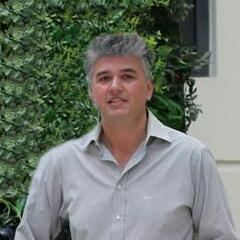
#> input picture omar.jfif, 240 x 240 px
$ python Ci.py
#> lines starting #> are read from the running program, lines starting #| are printed output that depends on the picture; after the words box and inside, x2 and y2 are one past the last pixel; in counts of white or black regions, pixels touching at a corner belong together
import cv2

#Cargamos nuestro classificador de Haar: --> Para entrenar a la AI
cascada_rostro = cv2.CascadeClassifier('haarcascade_frontalface_alt.xml')

#Cargamos la imagen y la convertimos a grises:
img = cv2.imread('omar.jfif')
#> img is the input picture: shape (240, 240, 3); mean B, G, R 108.9, 118.4, 111.8
#Hago chikita la imagen
newImg = cv2.resize(img, (0,0), fx=0.75, fy=0.75)
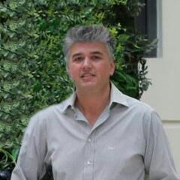
#> newImg: shape (180, 180, 3); mean B, G, R 108.9, 118.4, 111.8
img_gris = cv2.cvtColor(newImg, cv2.COLOR_BGR2GRAY)
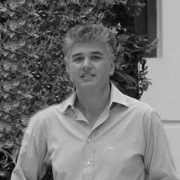
#> img_gris: shape (180, 180); min 2, max 227, mean 115.3

#Buscamos los rostros:
coordenadas_rostros = cascada_rostro.detectMultiScale(img_gris, 1.3, 5)
#> coordenadas_rostros = [[62, 38, 50, 50]]
# Nota 1: la función detectMultiScale() requiere una imagen en escala de grises. Esta es la razón
# por la que hemos hecho la conversión de BGR a Grayscale.
# Nota 2: '1.3' y '5' son parámetros estándar para esta función. El primero es el factor de escala ('scaleFactor'): la
# función intentará encontrar rostros escalando la imagen varias veces, y este factor indica en cuánto se reduce la imagen
# cada vez. El segundo parámetro se llama 'minNeighbours' e indica la calidad de las detecciones: un valor elevado
# resulta en menos detecciones pero con más fiabilidad.

#Ahora recorremos el array 'coordenadas_rostros' y dibujamos los rectángulos sobre la imagen original:
for (x,y,ancho, alto) in coordenadas_rostros:
    cv2.rectangle(newImg, (x,y), (x+ancho, y+alto), (0,0,255) , 3)
#> this loop made 1 pass
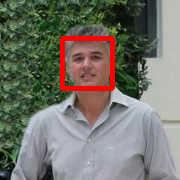
#> newImg: shape (180, 180, 3); 3.05% of pixels changed, all inside (x1, y1, x2, y2) = (60, 36, 115, 91)

#Abrimos una ventana con el resultado:
cv2.imshow('Output', newImg)
print("\nMostrando resultado. Pulsa cualquier tecla para salir.\n")
cv2.waitKey(0)
cv2.destroyAllWindows()

$ run again, with imagen_input2.jpg saved as omar.jfif
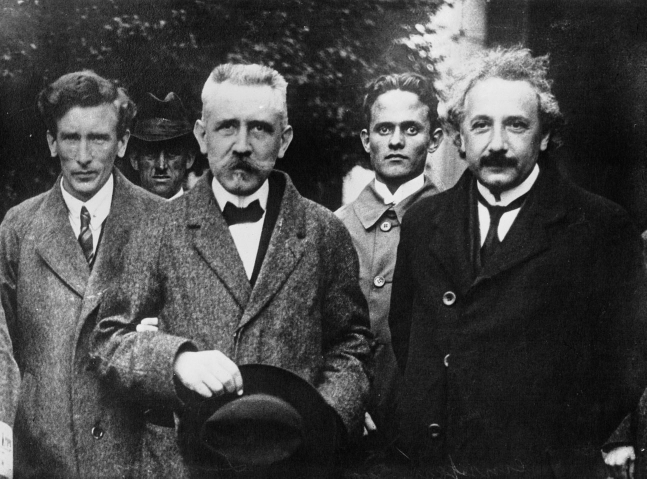
#> input picture imagen_input2.jpg, 1293 x 957 px (shown at 1/2 size)
#> img is the input picture: shape (957, 1293, 3); min 0, max 250, mean 70
#> `newImg = cv2.resize(img, (0,0), fx=0.75, fy=0.75)`:
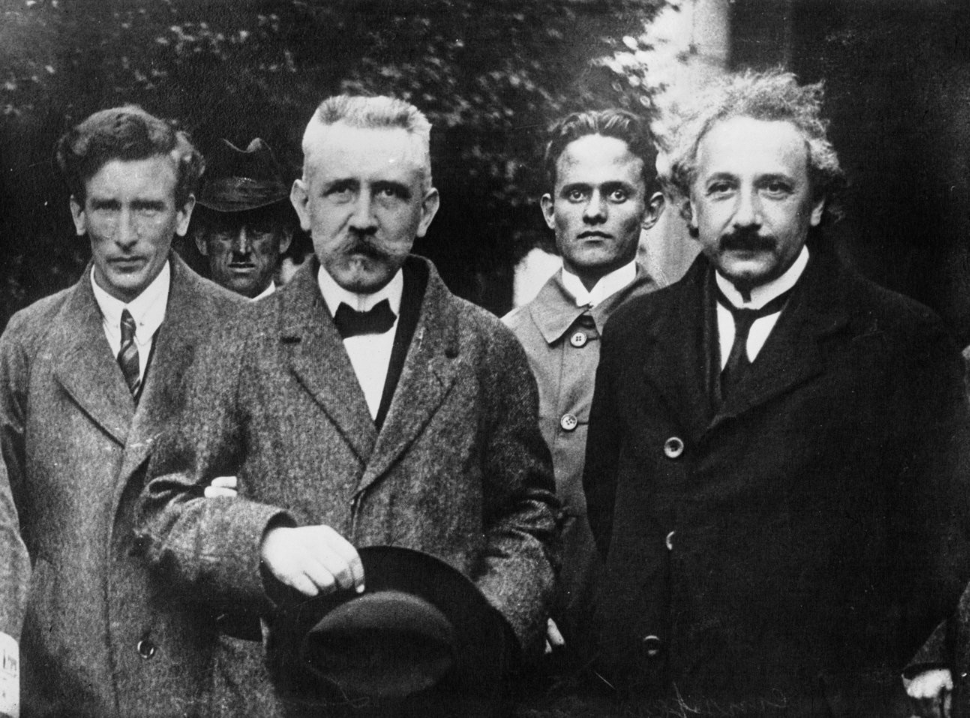
#> newImg: shape (718, 970, 3); min 3, max 244, mean 69.9
#> coordenadas_rostros = [[544, 151, 105, 105], [679, 134, 136, 136], [296, 137, 139, 139], [67, 160, 116, 116]]
#> the loop `for (x,y,ancho, alto) in coordenadas_rostros:` made 4 passes
#> after the loop `for (x,y,ancho, alto) in coordenadas_rostros:`:
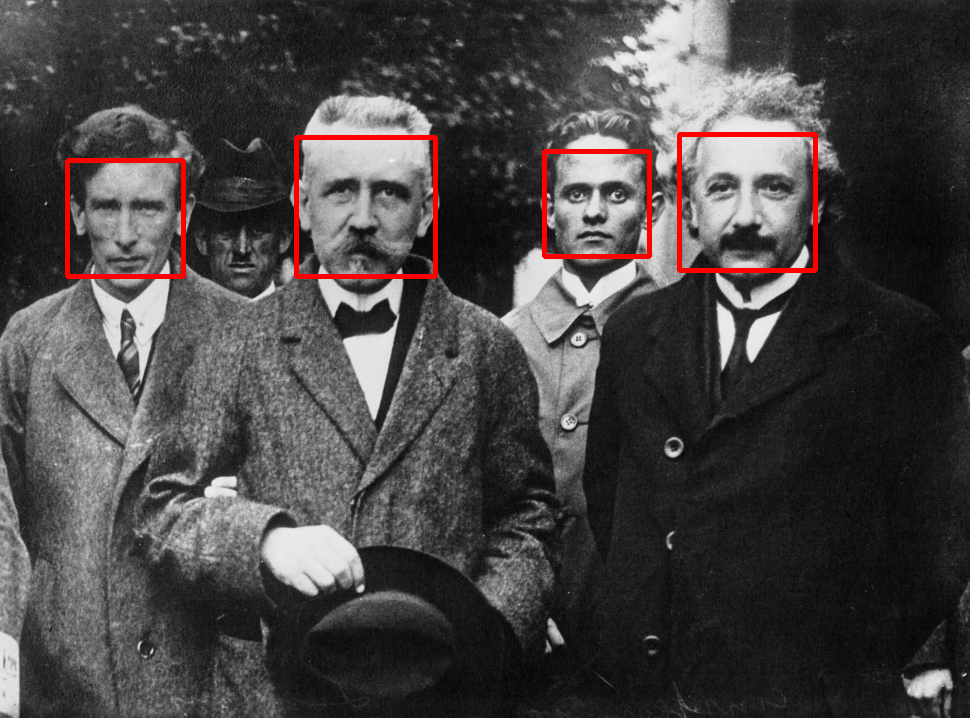
#> newImg: shape (718, 970, 3); 1.42% of pixels changed, all inside (x1, y1, x2, y2) = (65, 132, 818, 279)

$ run again, with shai.jpg saved as omar.jfif
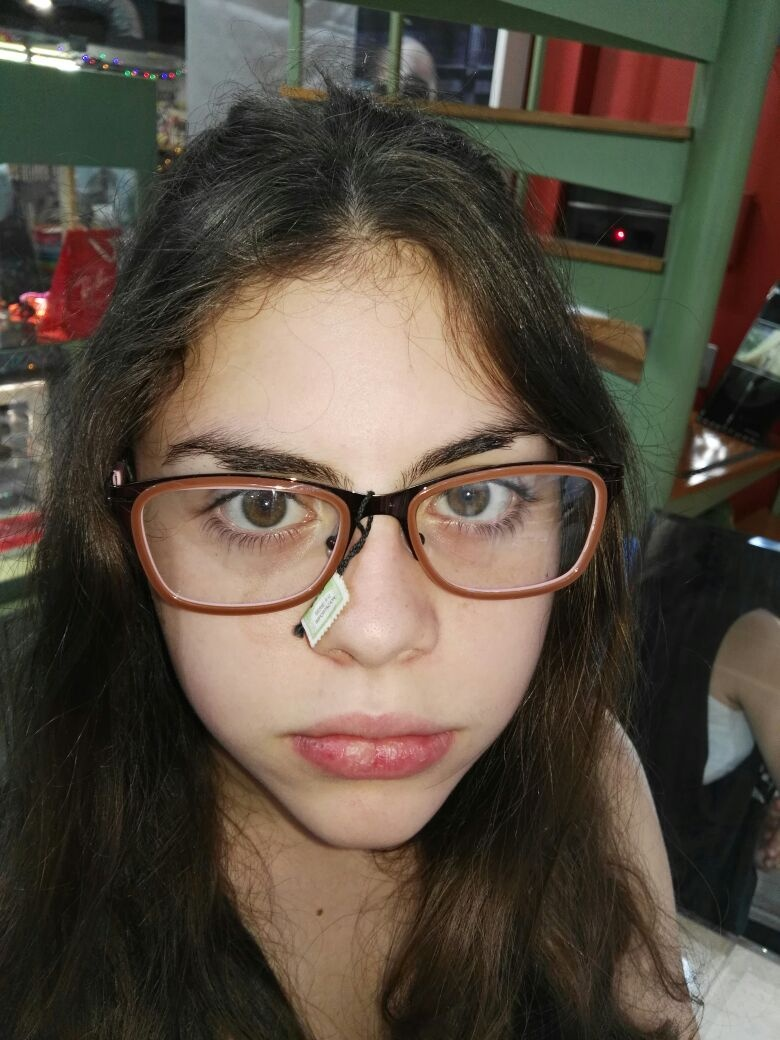
#> input picture shai.jpg, 780 x 1040 px
#> img is the input picture: shape (1040, 780, 3); mean B, G, R 65.8, 78.1, 88.7
#> `img_gris = cv2.cvtColor(newImg, cv2.COLOR_BGR2GRAY)`:
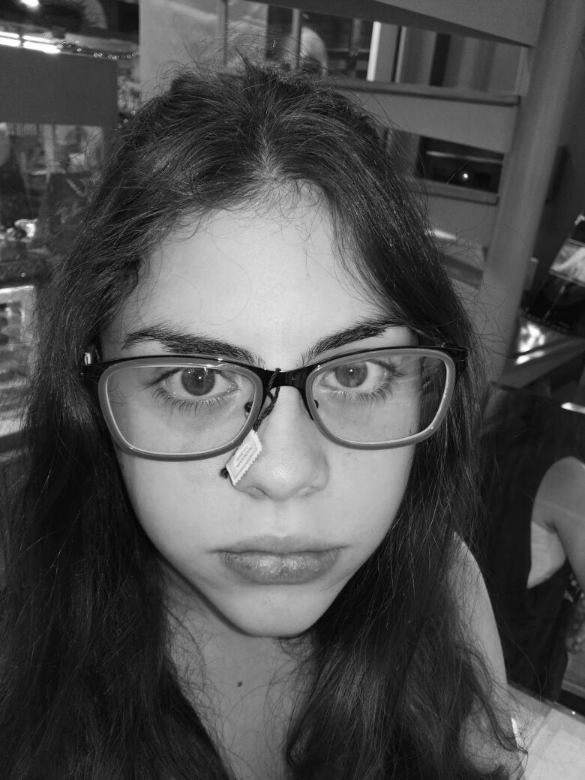
#> img_gris: shape (780, 585); min 2, max 255, mean 79.8
#> coordenadas_rostros = [[76, 230, 397, 397]]
#> the loop `for (x,y,ancho, alto) in coordenadas_rostros:` made 1 pass
#> after the loop `for (x,y,ancho, alto) in coordenadas_rostros:`:
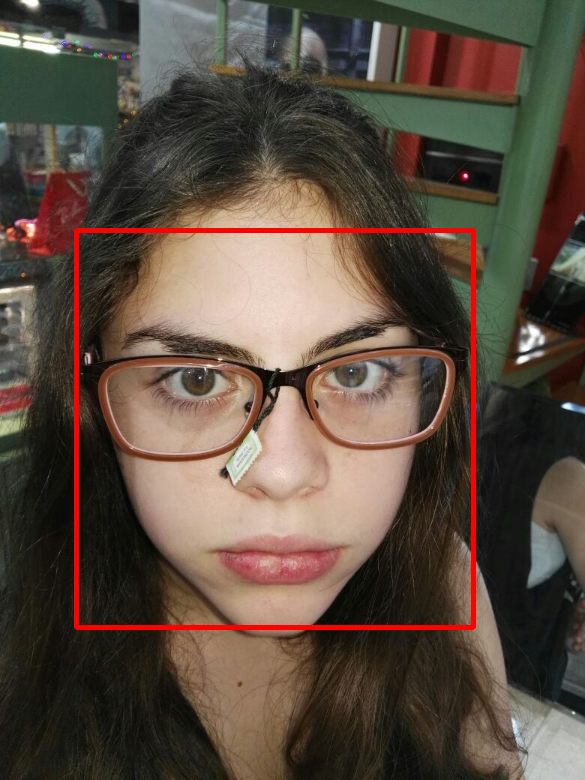
#> newImg: shape (780, 585, 3); mean B, G, R 64.8, 76.8, 91.6
